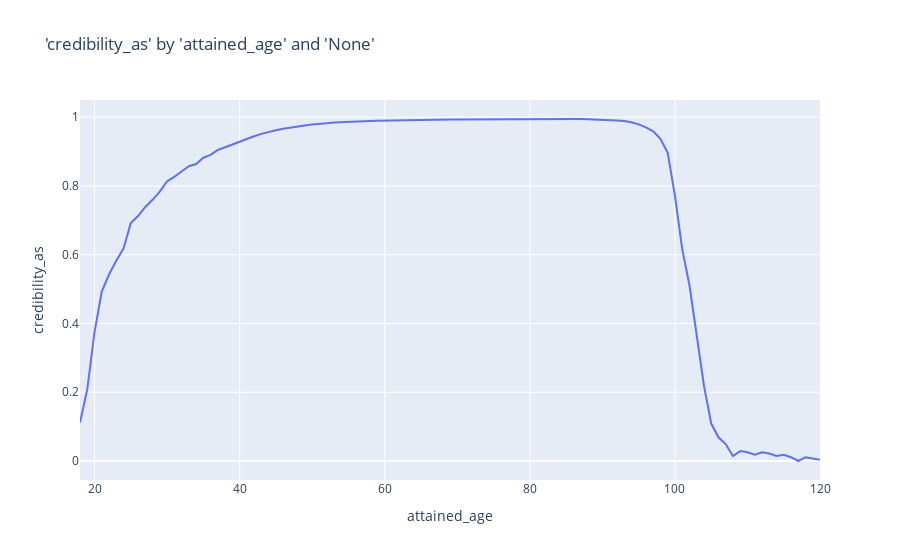

Notebook cell for this chart:
### Code cell
charters.chart(
    df=credibility.asymptotic(
        df=grouped_df, measure="death_count", groupby_cols=["attained_age"]
    ),
    x_axis="attained_age",
    y_axis="credibility_as",
    type="line",
)

### Figure 1 — Plotly figure (JSON) as saved in the notebook; plotly's stock layout.template omitted (floating-point values rounded to 4 significant figures)
{"data": [{"hovertemplate": "attained_age=%{x}<br>credibility_as=%{y}<extra></extra>", "legendgroup": "", "line": {"color": "#636efa", "dash": "solid"}, "marker": {"symbol": "circle"}, "mode": "lines", "name": "", "orientation": "v", "showlegend": false, "type": "scatter", "x": [18, 19, 20, 21, 22, 23, 24, 25, 26, 27, 28, 29, 30, 31, 32, 33, 34, 35, 36, 37, 38, 39, 40, 41, 42, 43, 44, 45, 46, 47, 48, 49, 50, 51, 52, 53, 54, 55, 56, 57, 58, 59, 60, 61, 62, 63, 64, 65, 66, 67, 68, 69, 70, 71, 72, 73, 74, 75, 76, 77, 78, 79, 80, 81, 82, 83, 84, 85, 86, 87, 88, 89, 90, 91, 92, 93, 94, 95, 96, 97, 98, 99, 100, 101, 102, 103, 104, 105, 106, 107, 108, 109, 110, 111, 112, 113, 114, 115, 116, 117, 118, 119, 120], "xaxis": "x", "y": [0.1118, 0.2082, 0.375, 0.4925, 0.5424, 0.5827, 0.6181, 0.6918, 0.7125, 0.7389, 0.7596, 0.7833, 0.8133, 0.8261, 0.8421, 0.8574, 0.8635, 0.882, 0.8904, 0.9046, 0.9123, 0.9204, 0.9283, 0.9381, 0.9444, 0.9513, 0.957, 0.9616, 0.966, 0.9696, 0.9734, 0.9759, 0.9784, 0.9811, 0.9825, 0.9841, 0.9854, 0.9865, 0.9876, 0.9882, 0.9891, 0.9896, 0.9901, 0.9907, 0.9911, 0.9915, 0.9919, 0.9922, 0.9924, 0.9926, 0.9929, 0.9931, 0.9932, 0.9934, 0.9933, 0.9934, 0.9936, 0.9937, 0.9938, 0.9938, 0.9939, 0.994, 0.9941, 0.9943, 0.9944, 0.9945, 0.9946, 0.9946, 0.9945, 0.9944, 0.9941, 0.9937, 0.993, 0.992, 0.9905, 0.9885, 0.9851, 0.9789, 0.9704, 0.9586, 0.9369, 0.8966, 0.7722, 0.617, 0.5118, 0.3662, 0.2197, 0.1089, 0.06897, 0.0493, 0.0146, 0.02878, 0.02527, 0.01818, 0.02527, 0.02174, 0.0146, 0.01818, 0.01099, 0, 0.01099, 0.007353, 0.00369], "yaxis": "y"}], "layout": {"autosize": true, "legend": {"tracegroupgap": 0}, "title": {"text": "'credibility_as' by 'attained_age' and 'None'"}, "xaxis": {"anchor": "y", "autorange": true, "domain": [0, 1], "range": [18, 120], "title": {"text": "attained_age"}, "type": "linear"}, "yaxis": {"anchor": "x", "autorange": true, "domain": [0, 1], "range": [-0.05526, 1.05], "title": {"text": "credibility_as"}, "type": "linear"}}}
